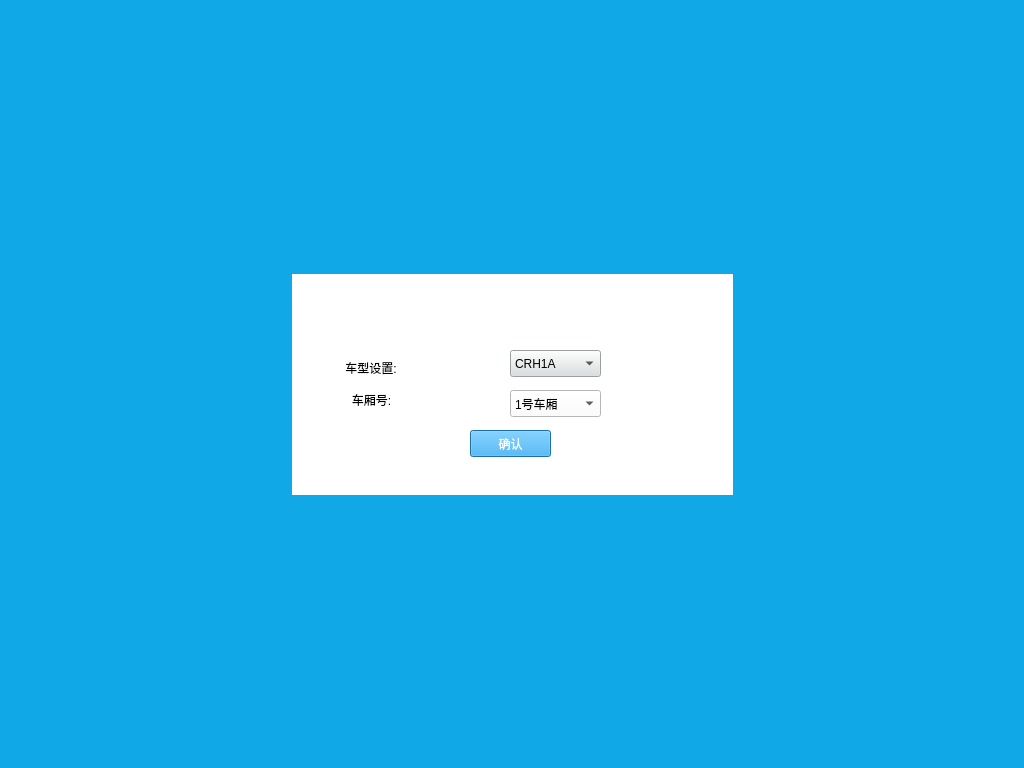
<?xml version="1.0" encoding="UTF-8"?>
<ui version="4.0">
 <class>choicecarriages</class>
 <widget class="QWidget" name="choicecarriages">
  <property name="geometry">
   <rect>
    <x>0</x>
    <y>0</y>
    <width>1024</width>
    <height>768</height>
   </rect>
  </property>
  <property name="windowTitle">
   <string>Form</string>
  </property>
  <property name="styleSheet">
   <string notr="true">background-color: rgb(17, 168, 232);</string>
  </property>
  <widget class="QLabel" name="label">
   <property name="geometry">
    <rect>
     <x>292</x>
     <y>274</y>
     <width>441</width>
     <height>221</height>
    </rect>
   </property>
   <property name="styleSheet">
    <string notr="true">#label {
background-color: rgb(255, 255, 255);
}
#label *{
background-color: rgb();
}</string>
   </property>
   <property name="text">
    <string>&lt;html&gt;&lt;head/&gt;&lt;body&gt;&lt;p&gt;&amp;nbsp;&amp;nbsp;&amp;nbsp;&amp;nbsp;&amp;nbsp;&amp;nbsp;&amp;nbsp;&amp;nbsp;&amp;nbsp;&amp;nbsp;&amp;nbsp;&amp;nbsp;&amp;nbsp;&amp;nbsp;&amp;nbsp;&amp;nbsp;车型设置:&lt;br/&gt;&lt;br/&gt;&amp;nbsp;&amp;nbsp;&amp;nbsp;&amp;nbsp;&amp;nbsp;&amp;nbsp;&amp;nbsp;&amp;nbsp;&amp;nbsp;&amp;nbsp;&amp;nbsp;&amp;nbsp;&amp;nbsp;&amp;nbsp;&amp;nbsp;&amp;nbsp;&amp;nbsp;&amp;nbsp;车厢号:&lt;/p&gt;&lt;/body&gt;&lt;/html&gt;</string>
   </property>
  </widget>
  <widget class="QComboBox" name="comboBox">
   <property name="geometry">
    <rect>
     <x>510</x>
     <y>350</y>
     <width>91</width>
     <height>27</height>
    </rect>
   </property>
   <property name="styleSheet">
    <string notr="true">background-color: rgb(218, 222, 224);</string>
   </property>
   <item>
    <property name="text">
     <string>CRH1A</string>
    </property>
   </item>
   <item>
    <property name="text">
     <string>CRH1B</string>
    </property>
   </item>
   <item>
    <property name="text">
     <string>CRH1E</string>
    </property>
   </item>
   <item>
    <property name="text">
     <string>CRH2A</string>
    </property>
   </item>
   <item>
    <property name="text">
     <string>CRH2B</string>
    </property>
   </item>
   <item>
    <property name="text">
     <string>CRH380D</string>
    </property>
   </item>
   <item>
    <property name="text">
     <string>CRH380A</string>
    </property>
   </item>
  </widget>
  <widget class="QPushButton" name="pushButton">
   <property name="geometry">
    <rect>
     <x>470</x>
     <y>430</y>
     <width>81</width>
     <height>27</height>
    </rect>
   </property>
   <property name="styleSheet">
    <string notr="true">color: rgb(255, 255, 255);
background-color: rgb(38, 158, 230);</string>
   </property>
   <property name="text">
    <string>确认</string>
   </property>
  </widget>
  <widget class="QComboBox" name="comboBox_2">
   <property name="geometry">
    <rect>
     <x>510</x>
     <y>390</y>
     <width>91</width>
     <height>27</height>
    </rect>
   </property>
   <property name="styleSheet">
    <string notr="true">background-color: rgb(255, 255, 255);</string>
   </property>
   <item>
    <property name="text">
     <string>1号车厢</string>
    </property>
   </item>
   <item>
    <property name="text">
     <string>2号车厢</string>
    </property>
   </item>
   <item>
    <property name="text">
     <string>3号车厢</string>
    </property>
   </item>
   <item>
    <property name="text">
     <string>4号车厢</string>
    </property>
   </item>
   <item>
    <property name="text">
     <string>5号车厢</string>
    </property>
   </item>
   <item>
    <property name="text">
     <string>6号车厢</string>
    </property>
   </item>
   <item>
    <property name="text">
     <string>7号车厢</string>
    </property>
   </item>
   <item>
    <property name="text">
     <string>8号车厢</string>
    </property>
   </item>
   <item>
    <property name="text">
     <string>9号车厢</string>
    </property>
   </item>
   <item>
    <property name="text">
     <string>10号车厢</string>
    </property>
   </item>
   <item>
    <property name="text">
     <string>11号车厢</string>
    </property>
   </item>
   <item>
    <property name="text">
     <string>12号车厢</string>
    </property>
   </item>
   <item>
    <property name="text">
     <string>13号车厢</string>
    </property>
   </item>
   <item>
    <property name="text">
     <string>14号车厢</string>
    </property>
   </item>
   <item>
    <property name="text">
     <string>15号车厢</string>
    </property>
   </item>
   <item>
    <property name="text">
     <string>16号车厢</string>
    </property>
   </item>
  </widget>
 </widget>
 <resources/>
 <connections/>
</ui>
